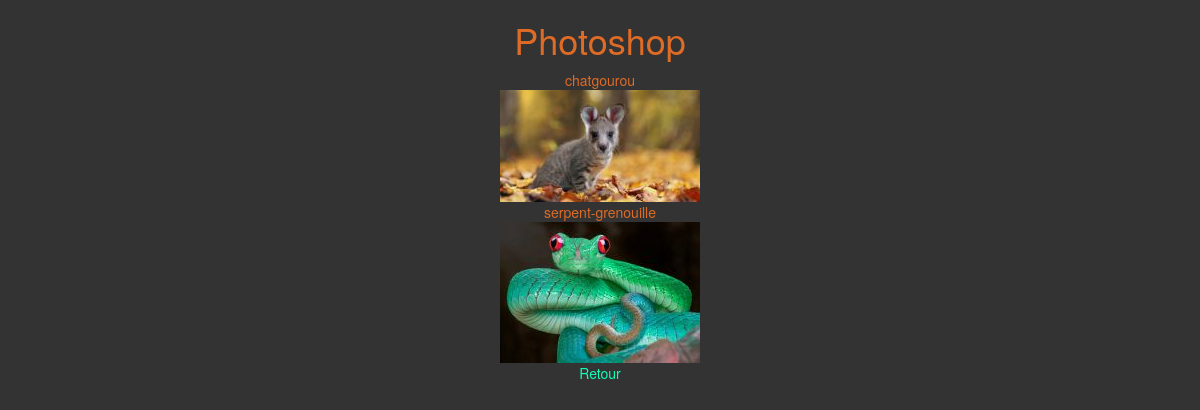
The app's page /galleryphotoshop.php with its own data.
### tables this page shows
CREATE TABLE `oeuvres` (
  `id` int(11) NOT NULL,
  `image` varchar(255) NOT NULL,
  `titre` varchar(255) NOT NULL,
  `categorie` varchar(255) NOT NULL,
  `description` text NOT NULL
);

### galleryphotoshop.php (the view, shortened to what this page needs)
<!DOCTYPE html>
<html lang="en">
<head>
    <link rel="stylesheet" href="bootstrap/css/bootstrap.min.css" />
    <link rel="stylesheet" href="lightbox.css" text="text/css">
    <link rel="stylesheet" href="galeries.css" text="text/css" />
</head>
<body>
<div class="slide galeries">
<div class="container text-center">
          <h1>Photoshop</h1>
<?php
        include("connexion.php");
        $req= $bdd->prepare("SELECT * FROM oeuvres WHERE categorie='Photoshop' ORDER BY id DESC");
        $req->execute(array());
        while($don=$req->fetch()){
            echo "<div class='oeuvres'>";
            echo "<div>".$don['titre']."</div>";
            echo "<div><a href='upload/".$don['image']."' data-lightbox='category-gallery' data-title='titre de l'image'><img src='upload/mini_".$don['image']."' alt='l'image de ".$don['titre']."'></a></div>";
        echo "</div>";
        }
?>
<a href="index.php">Retour</a>
</div>
</div>
</body>
</html>

### lightbox.css (style rules this page uses)
body:after { content: url(img/close.png) url(img/loading.gif) url(img/prev.png) url(img/next.png); display: none; }

### galeries.css (style rules this page uses)
* { padding: 0; margin: 0; }
html,body { height: 100%; }
.slide { min-height: 100%; }
.galeries { background-color: #333; color: #DE6B26; }
.galeries a { color: #0fffb7; }

### records on screen
oeuvres: titre "chatgourou", image (picture)
oeuvres: titre "serpent-grenouille", image (picture)
